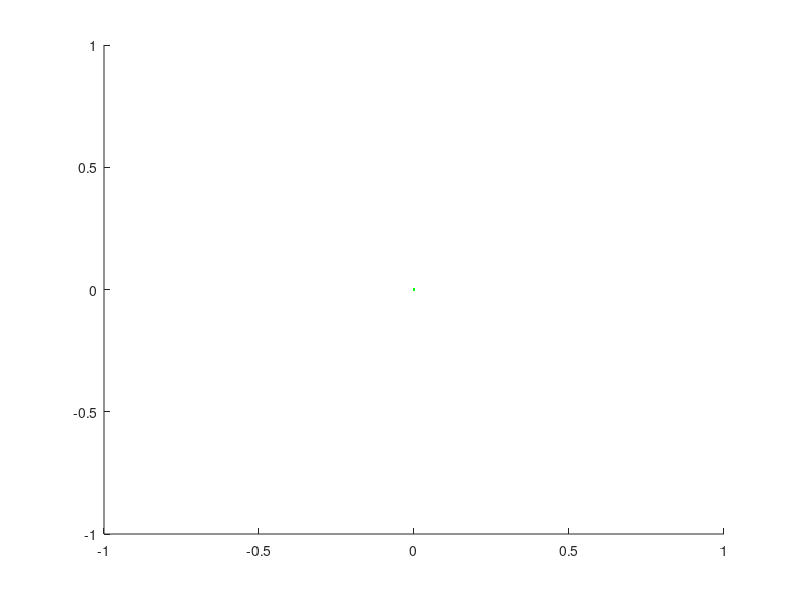

Write MATLAB code to recreate this figure. (Note: this script raises an error after producing the figure.)
clc
clear all
close all

subs=[2:8; 23:29]';
blocksetup=[0 0 1;1 0 2; 1 1 3; 1 0 2; 0 0 1];
colors=[0 0 1;1 0 0; 0 1 0];
markers={'-','-.','--'};

for k=1:7
    figure(k)
    clf
    hold on
    for kk=1:3
        plot(0,0,'color',colors(kk,:))
    end
    
    for exnum=[2]
        S=subs(k,exnum);
        load(['./Data/output',num2str(S),'.mat'])
        tlength=500*ones(480,1);
        for T=5:480
            B=floor(T/96)+1;
            
            if trials(T).targcat~=0
                inds=trials(T).start:min(trials(T).start+400,length(trials(T).t));
                t=trials(T).t(inds)-trials(T).t(trials(T).start);
                tlength(T)=length(inds);
                qoi=abs(trials(T).xrot(inds,2))-abs(trials(T).yrot(inds,2));
                plot(t,qoi,'-','color',colors(blocksetup(B,3),:),'markersize',.001);
                tr(T).qoi=zeros(150,1);
                lqoi=min(length(qoi),150);
                tr(T).qoi(1:lqoi)=qoi(1:lqoi);
            end
        end
    end
    %axis equal
    legend('No forces','Forces','Forces+Intent')
    ylabel('|Hand Error|-|Intent Error|, m')
    xlabel('time, s')
    
    tlist=(1:480)';
    b=floor((tlist-1)/96)+1
    t=0:.005:149*.005;
    for treat=1:3
        f=find((tlist>5)&mod(tlist,2)&(blocksetup(b,3)==treat));
        hc=horzcat(tr(f).qoi);
        mhc{k,treat}=mean(hc');
        plot(t,mhc{k,treat},'-','color',.5*colors(treat,:),'linewidth',5)
    end
end

figure(17)
clf
hold on

for k=1:7
    for treat=1:3
        plot(t,mhc{k,treat},'-','color',colors(treat,:),'linewidth',1)
    end
end
legend('No forces','Forces','Forces+Intent')
ylabel('|Hand Error|-|Intent Error|, m')
xlabel('time, s')
plot([0 t(end)],[0 0],'k-')
xlim([0 t(end)])
